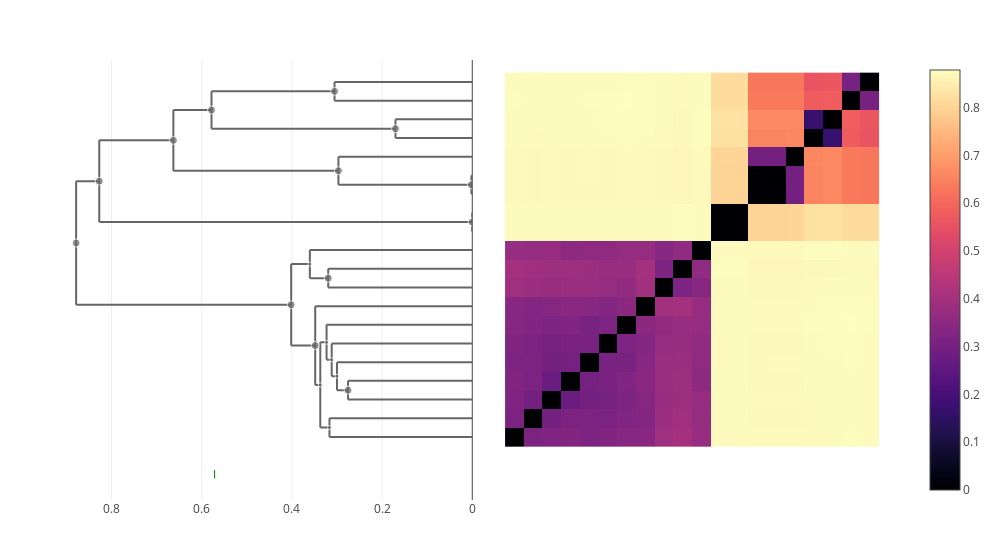

The notebook cell saved with this chart:
### Markdown cell above
## Edits

### Code cell
let taxon = "pumilus"
    trees[taxon] = cluster_annotate(cdata, taxon)
    plot(clustermap(cdata, trees[taxon]))
end

### Figure 1 — Plotly figure (JSON) as saved in the notebook; plotly's stock layout.template omitted (floating-point values rounded to 4 significant figures; data arrays with more than 128 entries replaced by an {"elided": "..."} marker saying what was removed)
{"data": [{"colorscale": {"elided": "256x2 mixed values"}, "type": "heatmap", "x": [0.5, 1.5, 2.5, 3.5, 4.5, 5.5, 6.5, 7.5, 8.5, 9.5, 10.5, 11.5, 12.5, 13.5, 14.5, 15.5, 16.5, 17.5, 18.5, 19.5, 20.5], "y": [0.5, 1.5, 2.5, 3.5, 4.5, 5.5, 6.5, 7.5, 8.5, 9.5, 10.5, 11.5, 12.5, 13.5, 14.5, 15.5, 16.5, 17.5, 18.5, 19.5, 20.5], "z": {"elided": "20x20 float values"}}, {"hoverinfo": "skip", "line": {"color": "#666666"}, "mode": "lines", "showlegend": false, "type": "scatter", "x": [0.337, 0.337, null, 0.337, 0.3167, null, 0.337, 0.3231, null], "xaxis": "x2", "y": [1.5, 6.062, null, 1.5, 1.5, null, 6.062, 6.062, null], "yaxis": "y"}, {"hoverinfo": "skip", "line": {"color": "#666666"}, "mode": "lines", "showlegend": false, "type": "scatter", "x": [0.8785, 0.8785, null, 0.8785, 0.4016, null, 0.8785, 0.8272, null], "xaxis": "x2", "y": [8.07, 14.69, null, 8.07, 8.07, null, 14.69, 14.69, null], "yaxis": "y"}, {"hoverinfo": "skip", "line": {"color": "#666666"}, "mode": "lines", "showlegend": false, "type": "scatter", "x": [0.0001841, 0.0001841, null, 0.0001841, 0, null, 0.0001841, 0, null], "xaxis": "x2", "y": [12, 13, null, 12, 12, null, 13, 13, null], "yaxis": "y"}, {"hoverinfo": "skip", "line": {"color": "#666666"}, "mode": "lines", "showlegend": false, "type": "scatter", "x": [0.3, 0.3, null, 0.3, 0.2755, null, 0.3, 0, null], "xaxis": "x2", "y": [3.5, 5, null, 3.5, 3.5, null, 5, 5, null], "yaxis": "y"}, {"hoverinfo": "skip", "line": {"color": "#666666"}, "mode": "lines", "showlegend": false, "type": "scatter", "x": [0.2968, 0.2968, null, 0.2968, 0.001953, null, 0.2968, 0, null], "xaxis": "x2", "y": [14.5, 16, null, 14.5, 14.5, null, 16, 16, null], "yaxis": "y"}, {"hoverinfo": "skip", "line": {"color": "#666666"}, "mode": "lines", "showlegend": false, "type": "scatter", "x": [0.4016, 0.4016, null, 0.4016, 0.3483, null, 0.4016, 0.3602, null], "xaxis": "x2", "y": [5.891, 10.25, null, 5.891, 5.891, null, 10.25, 10.25, null], "yaxis": "y"}, {"hoverinfo": "skip", "line": {"color": "#666666"}, "mode": "lines", "showlegend": false, "type": "scatter", "x": [0.3602, 0.3602, null, 0.3602, 0.3194, null, 0.3602, 0, null], "xaxis": "x2", "y": [9.5, 11, null, 9.5, 9.5, null, 11, 11, null], "yaxis": "y"}, {"hoverinfo": "skip", "line": {"color": "#666666"}, "mode": "lines", "showlegend": false, "type": "scatter", "x": [0.3167, 0.3167, null, 0.3167, 0, null, 0.3167, 0, null], "xaxis": "x2", "y": [1, 2, null, 1, 1, null, 2, 2, null], "yaxis": "y"}, {"hoverinfo": "skip", "line": {"color": "#666666"}, "mode": "lines", "showlegend": false, "type": "scatter", "x": [0.001953, 0.001953, null, 0.001953, 0, null, 0.001953, 0, null], "xaxis": "x2", "y": [14, 15, null, 14, 14, null, 15, 15, null], "yaxis": "y"}, {"hoverinfo": "skip", "line": {"color": "#666666"}, "mode": "lines", "showlegend": false, "type": "scatter", "x": [0.2755, 0.2755, null, 0.2755, 0, null, 0.2755, 0, null], "xaxis": "x2", "y": [3, 4, null, 3, 3, null, 4, 4, null], "yaxis": "y"}, {"hoverinfo": "skip", "line": {"color": "#666666"}, "mode": "lines", "showlegend": false, "type": "scatter", "x": [0.6628, 0.6628, null, 0.6628, 0.2968, null, 0.6628, 0.5783, null], "xaxis": "x2", "y": [15.25, 18.5, null, 15.25, 15.25, null, 18.5, 18.5, null], "yaxis": "y"}, {"hoverinfo": "skip", "line": {"color": "#666666"}, "mode": "lines", "showlegend": false, "type": "scatter", "x": [0.3117, 0.3117, null, 0.3117, 0.3, null, 0.3117, 0, null], "xaxis": "x2", "y": [4.25, 6, null, 4.25, 4.25, null, 6, 6, null], "yaxis": "y"}, {"hoverinfo": "skip", "line": {"color": "#666666"}, "mode": "lines", "showlegend": false, "type": "scatter", "x": [0.8272, 0.8272, null, 0.8272, 0.0001841, null, 0.8272, 0.6628, null], "xaxis": "x2", "y": [12.5, 16.88, null, 12.5, 12.5, null, 16.88, 16.88, null], "yaxis": "y"}, {"hoverinfo": "skip", "line": {"color": "#666666"}, "mode": "lines", "showlegend": false, "type": "scatter", "x": [0.1703, 0.1703, null, 0.1703, 0, null, 0.1703, 0, null], "xaxis": "x2", "y": [17, 18, null, 17, 17, null, 18, 18, null], "yaxis": "y"}, {"hoverinfo": "skip", "line": {"color": "#666666"}, "mode": "lines", "showlegend": false, "type": "scatter", "x": [0.3231, 0.3231, null, 0.3231, 0.3117, null, 0.3231, 0, null], "xaxis": "x2", "y": [5.125, 7, null, 5.125, 5.125, null, 7, 7, null], "yaxis": "y"}, {"hoverinfo": "skip", "line": {"color": "#666666"}, "mode": "lines", "showlegend": false, "type": "scatter", "x": [0.3055, 0.3055, null, 0.3055, 0, null, 0.3055, 0, null], "xaxis": "x2", "y": [19, 20, null, 19, 19, null, 20, 20, null], "yaxis": "y"}, {"hoverinfo": "skip", "line": {"color": "#666666"}, "mode": "lines", "showlegend": false, "type": "scatter", "x": [0.5783, 0.5783, null, 0.5783, 0.1703, null, 0.5783, 0.3055, null], "xaxis": "x2", "y": [17.5, 19.5, null, 17.5, 17.5, null, 19.5, 19.5, null], "yaxis": "y"}, {"hoverinfo": "skip", "line": {"color": "#666666"}, "mode": "lines", "showlegend": false, "type": "scatter", "x": [0.3483, 0.3483, null, 0.3483, 0.337, null, 0.3483, 0, null], "xaxis": "x2", "y": [3.781, 8, null, 3.781, 3.781, null, 8, 8, null], "yaxis": "y"}, {"hoverinfo": "skip", "line": {"color": "#666666"}, "mode": "lines", "showlegend": false, "type": "scatter", "x": [0.3194, 0.3194, null, 0.3194, 0, null, 0.3194, 0, null], "xaxis": "x2", "y": [9, 10, null, 9, 9, null, 10, 10, null], "yaxis": "y"}, {"customdata": [[30, 2], [32, 7], [39, 20], [21, 2], [26, 3], [25, 3], [35, 11], [34, 3], [29, 2], [22, 2], [24, 2], [37, 7], [28, 4], [38, 9], [23, 2], [31, 5], [27, 2], [36, 4], [33, 8]], "hovertemplate": "ID: %{customdata[0]}<br>\nHeight: %{x:.3f}<br>\nGenome count: %{customdata[1]}\n\n<extra></extra>", "marker": {"color": "#666666", "size": [8, 4, 8, 8, 4, 8, 8, 4, 4, 8, 8, 8, 4, 8, 8, 4, 8, 8, 8]}, "mode": "markers", "showlegend": false, "type": "scatter", "x": [0.3194, 0.337, 0.8785, 0.0001841, 0.3, 0.2968, 0.4016, 0.3602, 0.3167, 0.001953, 0.2755, 0.6628, 0.3117, 0.8272, 0.1703, 0.3231, 0.3055, 0.5783, 0.3483], "xaxis": "x2", "y": [9.5, 3.781, 11.38, 12.5, 4.25, 15.25, 8.07, 10.25, 1.5, 14.5, 3.5, 16.88, 5.125, 14.69, 17.5, 6.062, 19.5, 18.5, 5.891], "yaxis": "y"}, {"hovertemplate": "%{text} <br>\n%{x}\n<extra></extra>\n", "marker": {"color": "green", "line": {"color": "green", "width": 1}, "symbol": "line-ns"}, "mode": "markers", "text": ["safensis"], "type": "scatter", "x": [0.5714], "xaxis": "x2", "y": [-1, -1]}], "layout": {"height": 550, "hovermode": "closest", "margin": {"b": 50, "l": 50, "r": 50, "t": 60}, "showlegend": false, "width": 1000, "xaxis": {"autorange": true, "domain": [0.505, 1], "range": [-0.8038, 21.8], "scaleanchor": "y", "type": "linear", "visible": false}, "xaxis2": {"autorange": true, "domain": [0, 0.495], "range": [0.9364, 0], "rangemode": "nonnegative", "showspikes": true, "spikedash": "solid", "spikemode": "across", "spikethickness": 1, "type": "linear"}, "yaxis": {"autorange": true, "domain": [0, 1], "range": [-2.379, 21.18], "scaleanchor": "x", "type": "linear", "visible": false}}}
